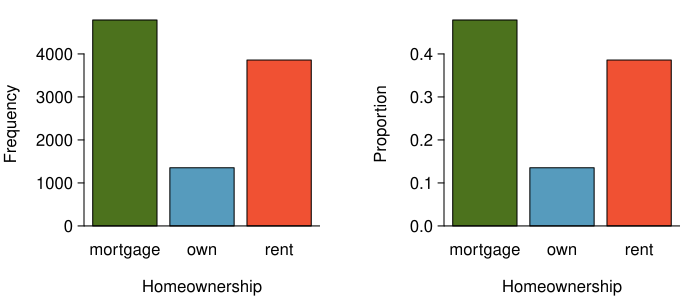

Write R code to recreate this figure.
require(openintro)

x <- loans_full_schema$homeownership

myPDF('loan_homeownership_bar_plot.pdf',
      7,
      3,
      mar = c(3.6, 4.2, 1, 1.5),
      mgp = c(3.2, 0.55, 0),
      mfrow = 1:2)
t <- table(x)[3:5]
names(t) <- tolower(names(t))
barplot(t,
        axes = TRUE,
        xlab = '',
        ylab = 'Frequency',
        main = '',
        # ylim = c(0,2700),
        col = COL[c(2, 1, 4)])
abline(h = 0)
mtext("Homeownership", 1, 2.4)

par(mar = c(3.6, 4.7, 1, 1))
barplot(t / sum(t),
        axes = FALSE,
        xlab = '',
        ylab = '',
        main = '',
        # ylim = c(0, 2700) / sum(t),
        col = COL[c(2, 1, 4)])
# at <- seq(0, 0.6, 0.2)
axis(2)
# AxisInPercent(2, at = seq(0, 40, 10))
par(las = 0)
mtext('Proportion', side = 2, line = 2.7)
mtext("Homeownership", 1, 2.4)
abline(h = 0)
dev.off()

table(x)


myPDF('loan_homeownership_bar_plot_comparison.pdf',
      7,
      3,
      mar = c(3.6, 4.2, 3, 1.5),
      mgp = c(3.2, 0.55, 0),
      mfrow = 1:2)
a <- subset(loans_full_schema, application_type == "individual")$homeownership
b <- subset(loans_full_schema, application_type == "joint")$homeownership
t <- table(a)[3:5]
names(t) <- tolower(names(t))
u <- table(b)[3:5]
names(u) <- tolower(names(u))

barplot(t/sum(t),
        axes = FALSE,
        main = 'Individual loans',
         ylim = c(0,0.6),
 col = COL[c(2, 1, 4)])
abline(h = 0)
par(las = 0)
at <- seq(0, 0.6, 0.2)
axis(2, at = at, labels = c(0,0.2, 0.4, 0.6))
mtext("Homeownership", 1, 2.4)
mtext('Relative frequency', side = 2, line = 2.7)

par(mar = c(3.6, 4.7, 3, 1))
barplot(u/sum(u),
        axes = FALSE,
        main = 'Joint loans',
        ylim = c(0,0.6),
        col = COL[c(2, 1, 4)])
 at <- seq(0, 0.6, 0.2)
 axis(2, at = at, labels = c(0,0.2, 0.4, 0.6))
# AxisInPercent(2, at = seq(0, 40, 10))
par(las = 0)
mtext("Homeownership", 1, 2.4)
mtext('Relative frequency', side = 2, line = 2.7)

abline(h = 0)
dev.off()
